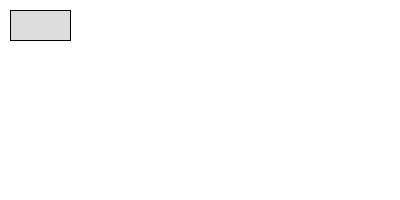
Frame 1 (no input)
Frame 60 (the mouse pressed at the canvas centre just before this capture): identical to frame 1, image omitted
Frame 120 (the mouse held since frame 60 and released just before this capture): identical to frame 1, image omitted

The Processing sketch that drew this single still picture (run headless with seeded random() and noise(); from frame 60 on, the mouse is pressed at the canvas centre):

// Processing sketch: PV010BottoneInterfacciaGrafica
// ── PV010BottoneInterfacciaGrafica.pde
final color coloreBottoneSollevato = color(220);
final color coloreBottonePremuto = color(80);
color coloreAttuale;
int inizioBottoneX, fineBottoneX, inizioBottoneY, fineBottoneY;
final int larghezzaBottone = 60;
final int altezzaBottone = 30;
final int centroX = 10;
final int centroY = 10;

void setup()
{
  size(400, 200);
  coloreAttuale = coloreBottoneSollevato;
  initDatiBottone(centroX, centroY);
}

void draw()
{
  background(255);
  renderizzaBottone(centroX, centroY);
}

// inizializza i dati del bottone (basta eseguirlo una volta, prima del draw)
void initDatiBottone(final int centroX, final int centroY)
{
  inizioBottoneX = centroX - larghezzaBottone/2;
  fineBottoneX   = centroX + larghezzaBottone/2;
  inizioBottoneY = centroY - altezzaBottone/2;
  fineBottoneY   = centroY + altezzaBottone/2;
}

// disegna il bottone a schermo usando il colore attuale
void renderizzaBottone(final int x, final int y)
{
  // PER CASA
  // aggiungere un triangolo tipo "play"
  settaColoreAttuale();
  fill(coloreAttuale);
  rect(x, y, larghezzaBottone, altezzaBottone);
}

// si occupa di impostare il colore attuale del bottone, in base al suo stato (premuto o sollevato)
void settaColoreAttuale()
{
  if (mousePressed)
  {
    if (mousePremutoSulBottone())
    {
      if (coloreAttuale == coloreBottoneSollevato) coloreAttuale = coloreBottonePremuto;
      else coloreAttuale = coloreBottoneSollevato;
    }
  }
}

// restituisce true, solo se il mouse si trova entro l'area del bottone 
boolean mousePremutoSulBottone()
{
  if (mouseX > inizioBottoneX && mouseX < fineBottoneX && mouseY > inizioBottoneY && mouseY < fineBottoneY)
    return true;
  else return false;
}
